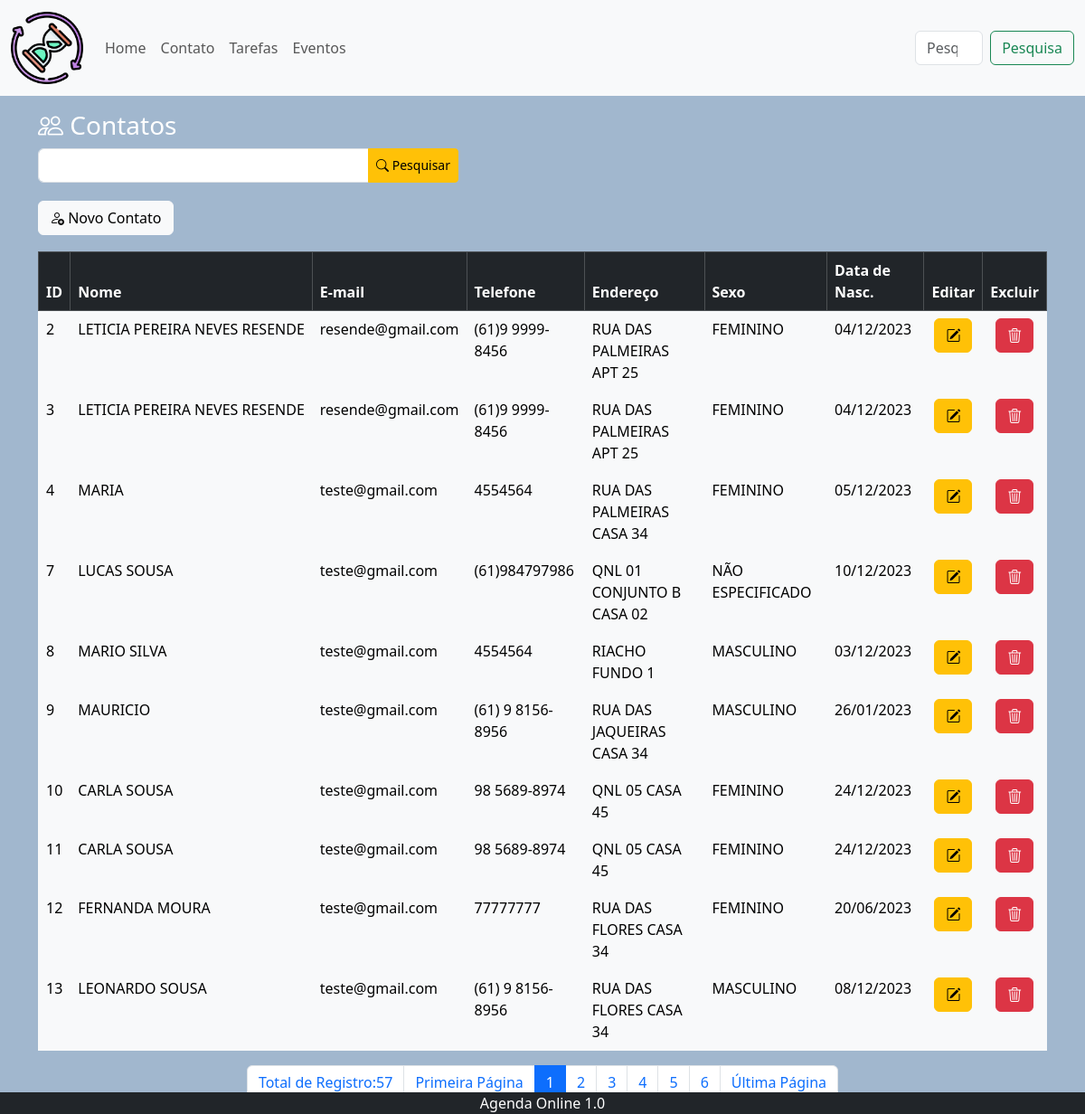
Page /index.php?menuop=contatos on the committed database.
### tables this page shows
CREATE TABLE `tb_contatos` (
  `idContato` int(11) NOT NULL,
  `nomeContato` varchar(200) NOT NULL,
  `emailContato` varchar(100) NOT NULL,
  `telefoneContato` varchar(50) NOT NULL,
  `enderecoContato` varchar(255) NOT NULL,
  `sexoContato` char(1) NOT NULL,
  `dataNascimentoContato` date NOT NULL,
  `flagFavoritoContato` tinyint(1) NOT NULL,
  `nomeFotoContato` varchar(255) NOT NULL
);

### paginas/contatos/contatos.php (the view, shortened to what this page needs)
<header>
    <h3><i class="bi bi-people"></i> Contatos</h3>
</header>
<?php
$txt_pesquisa = (isset($_POST["txt_pesquisa"])) ? $_POST["txt_pesquisa"] : ""; ?>
<div class="col-5">
    <form action="index.php?menuop=contatos" method="post">
        <div class="input-group ">
            <input class="form-control" type="text" name="txt_pesquisa" value="<?= $txt_pesquisa ?>">
            <button type="submit" class="btn btn-warning btn-sm"><i class="bi bi-search"></i> Pesquisar</button>
    </form>
</div>
</div>
<div class="Novo-Contato">
    <a class="btn btn-light btn-secondary mb-2" href="index.php?menuop=cad-contatos"><i class="bi bi-person-add"></i> Novo Contato</a>
</div>
<div class="tabela ">
    <table class="table table-light  table-hover table-bordered border-light">
        <thead>
            <tr class="table-dark">
                <th>ID</th>
                <th>Nome</th>
                <th>E-mail</th>
                <th>Telefone</th>
                <th>Endereço</th>
                <th>Sexo</th>
                <th>Data de Nasc.</th>
                <th>Editar</th>
                <th>Excluir</th>
            </tr>
        </thead>
        <tbody>
            <?php
            $quantidade = 10;
            $pagina = (isset($_GET['pagina'])) ? (int)$_GET['pagina'] : 1;
            $inicio = ($quantidade * $pagina) - $quantidade;
            $query = "SELECT `idContato`, upper(nomeContato) AS nomeContato, lower(emailContato) as emailContato, `telefoneContato`, upper(enderecoContato) AS enderecoContato,
        CASE
        WHEN sexoContato ='F' THEN 'FEMININO'
        WHEN sexoContato = 'M' THEN 'MASCULINO'
        ELSE 'NÃO ESPECIFICADO'
        END AS sexoContato, DATE_FORMAT(dataNascimentoContato,'%d/%m/%Y') AS dataNascimentoContato, `flagFavoritoContato` FROM  `tb_contatos` WHERE idContato='{$txt_pesquisa}'
        or nomeContato LIKE '%{$txt_pesquisa}%'
        LIMIT $inicio, $quantidade
        ";
            $rs = mysqli_query($conexao, $query) or die("erro ao executar a consulta select" . mysqli_error($conexao));
            while ($dados = mysqli_fetch_assoc($rs)) {
            ?>
                <tr>
                    <td><?= $dados["idContato"] ?></td>
                    <td class="text-nowrap"><?= $dados["nomeContato"] ?></td>
                    <td><?= $dados["emailContato"] ?></td>
                    <td><?= $dados["telefoneContato"] ?></td>
                    <td><?= $dados["enderecoContato"] ?></td>
                    <td><?= $dados["sexoContato"] ?></td>
                    <td><?= $dados["dataNascimentoContato"] ?></td>
                    <td class='text-center'><a class='btn btn-warning' href="index.php?menuop=editarContato&idContato=<?= $dados["idContato"] ?>"><i class="bi bi-pencil-square"></i></a></td>
                    <td class='text-center'><a class='btn btn-danger' href="index.php?menuop=excluirContato&idContato=<?= $dados["idContato"] ?>"><i class="bi bi-trash3"></i></a></td>
                </tr>
            <?php
            };
            ?>
        </tbody>
    </table>
</div>
<ul class="pagination justify-content-center">
    <?php
    $sqlTotal = "SELECT idContato FROM tb_contatos";
    $qrTotal = mysqli_query($conexao, $sqlTotal) or die(mysqli_error($conexao));
    $numTotal = mysqli_num_rows($qrTotal);
    $totalPaginas = ceil($numTotal / $quantidade);
    echo " <li class='page-item'><span class= 'page-link'>Total de Registro:" . $numTotal . "</span></li>";
    echo '<li class="page-item"> <a class="page-link" href="?menuop=contatos&pagina=1">Primeira Página </a></li>';
    ?>
    <?php
    for ($i = 1; $i <= $totalPaginas; $i++) {
        if ($i >= ($pagina - 4) && $i <= ($pagina + 5)) {
            if ($i == $pagina) {
                echo "<li class='page-item active'> <span class='page-link'>$i</span> </li>";
            } else {
                echo "<li class='page-item'><a class='page-link'  href=\"?menuop=contatos&pagina=$i\">$i</a> </li>";
            }
        }
    }
    ?>
    <?php
    echo "<li class='page-item' > <a class='page-link'  href=\"?menuop=contatos&pagina=$totalPaginas\">Última Página</a></li>";
    ?>
</ul>

### index.php (shortened to what this page needs)
<?php
include("db/conexao.php");
?>
<!DOCTYPE html>
<html lang="pt-br">
<head>
    <link href="https://cdn.jsdelivr.net/npm/bootstrap@5.3.3/dist/css/bootstrap.min.css" rel="stylesheet">
    <link rel="stylesheet" href="css/estilo-padrao.css">
    <link rel="stylesheet" href="https://cdn.jsdelivr.net/npm/bootstrap-icons@1.11.3/font/bootstrap-icons.min.css">
</head>
<body>
    <header >
        <nav class="navbar navbar-expand-lg bg-body-tertiary mb-3">
            <div class="container">
                <a class="navbar-brand" href="#"><img src="img/glass.png" alt="Sis-Agendador" width="80"> </a>
                <div class="collapse navbar-collapse" id="conteudoNavbarSuportado">
                    <ul class="navbar-nav mr-auto">
                        <li class="nav-item active"><a class="nav-link" href="index.php?menuop=home">Home</a></li>
                        <li class="nav-item "><a class="nav-link" href="index.php?menuop=contatos">Contato</a></li>
                        <li class="nav-item "><a class="nav-link" href="index.php?menuop=tarefas">Tarefas</a></li>
                        <li class="nav-item "><a class="nav-link" href="index.php?menuop=eventos">Eventos</a></li>
                    </ul>
                </div>
            </div>
            <form class="d-flex container col-2" role="search">
                        <input class="form-control me-2" type="search" placeholder="Pesquisa" aria-label="Search">
                        <button class="btn btn-outline-success" type="submit">Pesquisa</button>
                    </form>
        </nav>
    </header>
    <main>
        <div class="container">
            <?php
            $menuop = (isset($_GET["menuop"])) ? $_GET["menuop"] : "home";
            switch ($menuop) {
                case 'contatos':
                    include("paginas/contatos/contatos.php");
                    break;
            }
            ?>
    </main>
    <footer class="container-fluid fixed-bottom bg-dark ">
        <div class="text-center">Agenda Online 1.0
        </div>
    </footer>
</body>
</html>

### css/estilo-padrao.css (style rules this page uses)
body { background-color: rgb(161, 183, 206); color: rgb(255, 255, 255); }
.tabela { margin-top:10px; }
.Novo-Contato { margin-top:20px; }

### rows in the picture
tb_contatos: idContato "2", nomeContato "LETICIA PEREIRA NEVES RESENDE", emailContato "resende@gmail.com", telefoneContato "(61)9 9999-8456", enderecoContato "RUA DAS PALMEIRAS APT 25", sexoContato "FEMININO", dataNascimentoContato "04/12/2023"
tb_contatos: idContato "3", nomeContato "LETICIA PEREIRA NEVES RESENDE", emailContato "resende@gmail.com", telefoneContato "(61)9 9999-8456", enderecoContato "RUA DAS PALMEIRAS APT 25", sexoContato "FEMININO", dataNascimentoContato "04/12/2023"
tb_contatos: idContato "4", nomeContato "MARIA", emailContato "teste@gmail.com", telefoneContato "4554564", enderecoContato "RUA DAS PALMEIRAS CASA 34", sexoContato "FEMININO", dataNascimentoContato "05/12/2023"
tb_contatos: idContato "7", nomeContato "LUCAS SOUSA", emailContato "teste@gmail.com", telefoneContato "(61)984797986", enderecoContato "QNL 01 CONJUNTO B CASA 02", sexoContato "NÃO ESPECIFICADO", dataNascimentoContato "10/12/2023"
tb_contatos: idContato "8", nomeContato "MARIO SILVA", emailContato "teste@gmail.com", telefoneContato "4554564", enderecoContato "RIACHO FUNDO 1", sexoContato "MASCULINO", dataNascimentoContato "03/12/2023"
tb_contatos: idContato "9", nomeContato "MAURICIO", emailContato "teste@gmail.com", telefoneContato "(61) 9 8156-8956", enderecoContato "RUA DAS JAQUEIRAS CASA 34", sexoContato "MASCULINO", dataNascimentoContato "26/01/2023"
tb_contatos: idContato "10", nomeContato "CARLA SOUSA", emailContato "teste@gmail.com", telefoneContato "98 5689-8974", enderecoContato "QNL 05 CASA 45", sexoContato "FEMININO", dataNascimentoContato "24/12/2023"
tb_contatos: idContato "11", nomeContato "CARLA SOUSA", emailContato "teste@gmail.com", telefoneContato "98 5689-8974", enderecoContato "QNL 05 CASA 45", sexoContato "FEMININO", dataNascimentoContato "24/12/2023"
tb_contatos: idContato "12", nomeContato "FERNANDA MOURA", emailContato "teste@gmail.com", telefoneContato "77777777", enderecoContato "RUA DAS FLORES CASA 34", sexoContato "FEMININO", dataNascimentoContato "20/06/2023"
tb_contatos: idContato "13", nomeContato "LEONARDO SOUSA", emailContato "teste@gmail.com", telefoneContato "(61) 9 8156-8956", enderecoContato "RUA DAS FLORES CASA 34", sexoContato "MASCULINO", dataNascimentoContato "08/12/2023"

### other values in the picture
$numTotal "57"
